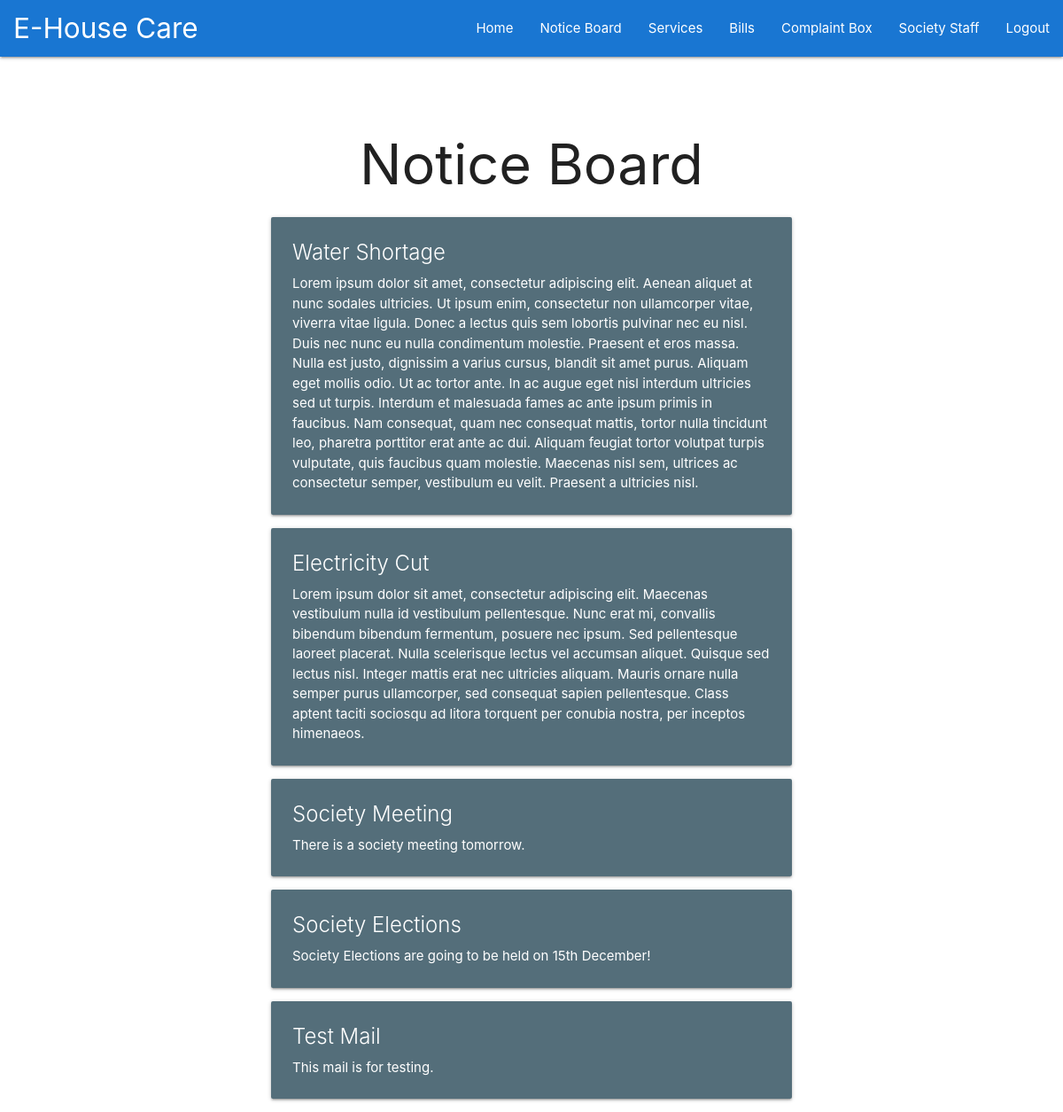
Page /noticeboard (signed in) on the committed database.
### main/models.py (models this page shows, shortened)
class Notice(models.Model):
    header_notice = CharField(max_length=100)
    details_notice = TextField()

### main/views.py (the view)
# urls.py: path('noticeboard', views.noticeboard, name='noticeboard'),
def noticeboard(request):
    messages.info(request, 'You are viewing the Notice Board!')
    return render(request, "main/noticeboard.html", context={'noticeboard': Notice.objects.all})

### main/templates/main/noticeboard.html (shortened to what this page needs)
{% extends "main/header.html" %} {% block content %}
<div class="container">
  <h1 style="text-align:center;">Notice Board</h1>
  {% for notice in noticeboard %}
  <div class="col s12 m6 l4">
    <div class="card blue-grey darken-1">
      <div class="card-content white-text">
        <span class="card-title">{{notice.header_notice}}</span>
        <p>{{notice.details_notice|safe}}</p>
      </div>
    </div>
  </div>
  {% endfor %}
</div>
{% endblock %}

### rows in the picture
Notice: header_notice "Water Shortage", details_notice "Lorem ipsum dolor sit amet, consectetur adipiscing elit. Aenean aliquet at nunc sodales ultricies. Ut ipsum enim, consectetur non ullamcorper vitae, viverra vitae ligula. Donec a lectus quis sem lobortis pulvinar nec eu nisl. Duis nec nunc eu nulla condimentum molestie. Praesent et eros massa. Nulla est justo, dignissim a varius cursus, blandit sit amet purus. Aliquam eget mollis odio. Ut ac tortor ante. In ac augue eget nisl interdum ultricies sed ut turpis. Interdum et malesuada fames ac ante ipsum primis in faucibus. Nam consequat, quam nec consequat mattis, tortor nulla tincidunt leo, pharetra porttitor erat ante ac dui. Aliquam feugiat tortor volutpat turpis vulputate, quis faucibus…"
Notice: header_notice "Electricity Cut", details_notice "Lorem ipsum dolor sit amet, consectetur adipiscing elit. Maecenas vestibulum nulla id vestibulum pellentesque. Nunc erat mi, convallis bibendum bibendum fermentum, posuere nec ipsum. Sed pellentesque laoreet placerat. Nulla scelerisque lectus vel accumsan aliquet. Quisque sed lectus nisl. Integer mattis erat nec ultricies aliquam. Mauris ornare nulla semper purus ullamcorper, sed consequat sapien pellentesque. Class aptent taciti sociosqu ad litora torquent per conubia nostra, per inceptos himenaeos."
Notice: header_notice "Society Meeting", details_notice "There is a society meeting tomorrow."
Notice: header_notice "Society Elections", details_notice "Society Elections are going to be held on 15th December!"
Notice: header_notice "Test Mail", details_notice "This mail is for testing."
